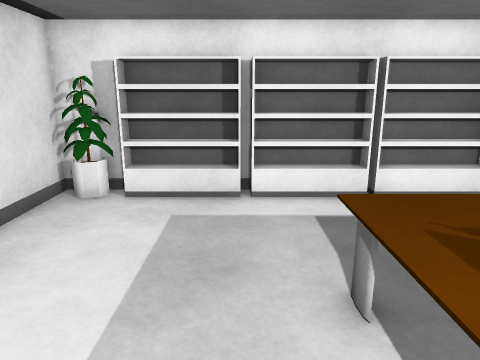
[1] (above)

12 first-person views from a walk through a scene from a Unity 3-D project. The camera is 1.4 m above the floor, tilts 14° down and sees 70° across. Doors are open. The floor is counted in squares, 0.5 m on a side. Each view is taken from the middle of a square. On the plan, view 1 faces up. The plan holds only what a view shows up to about 20 squares ahead; the rest is blank. The place goes on beyond the plan. The player character is not drawn. Some animated figures are left out.

[2]
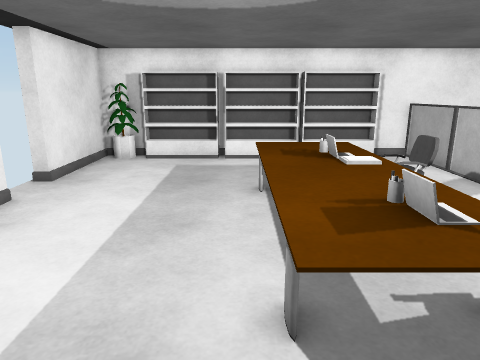

[3]
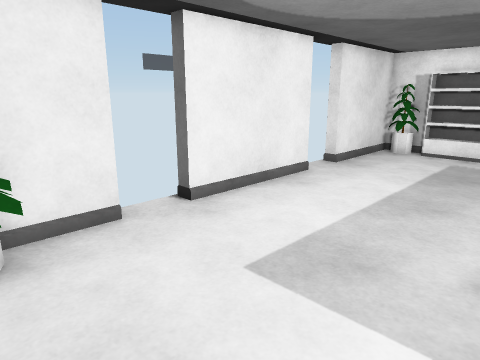

[4]
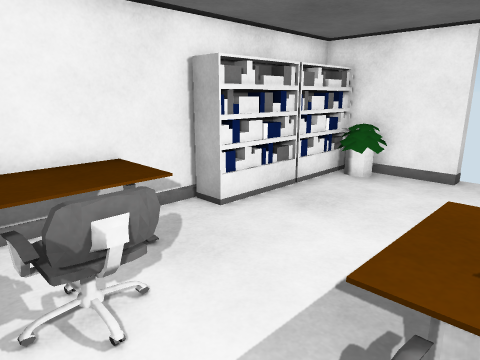

[5]
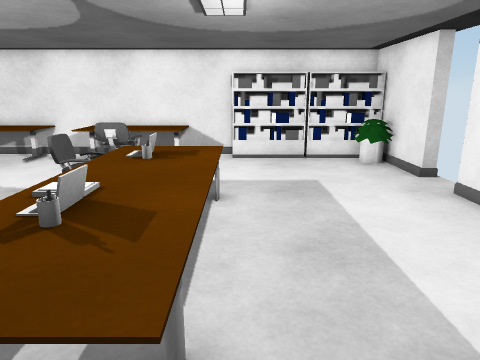

[6]
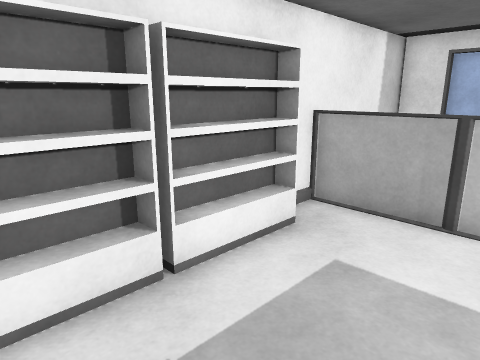

[7]
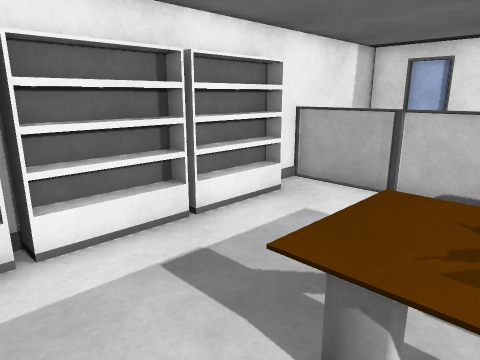

[8]
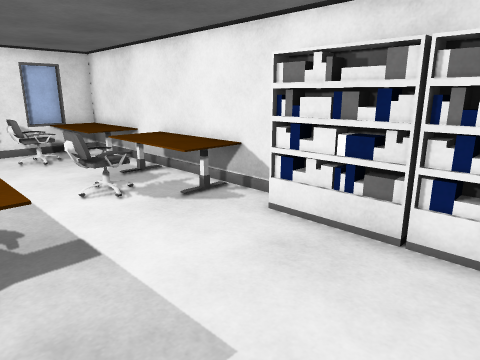

[9]
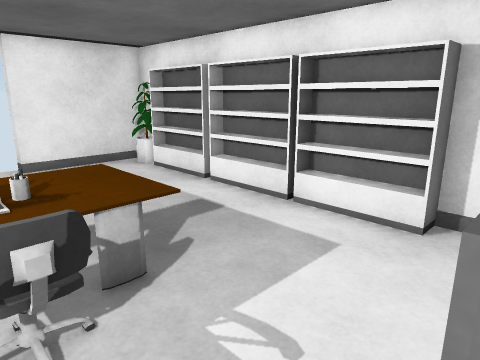

[10]
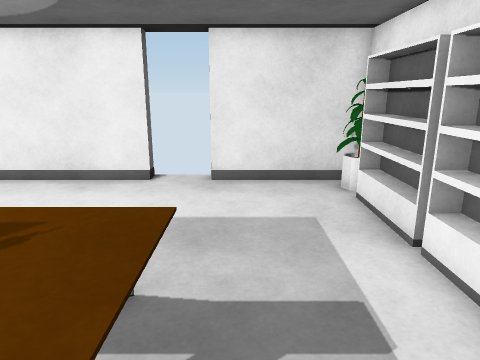

[11]
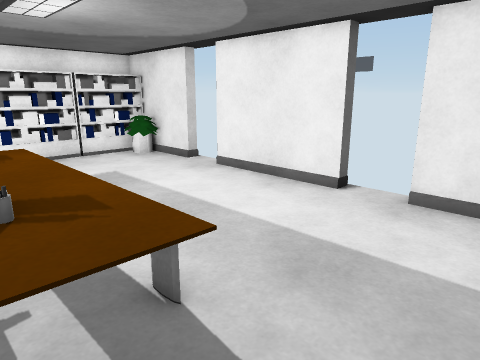

[12]
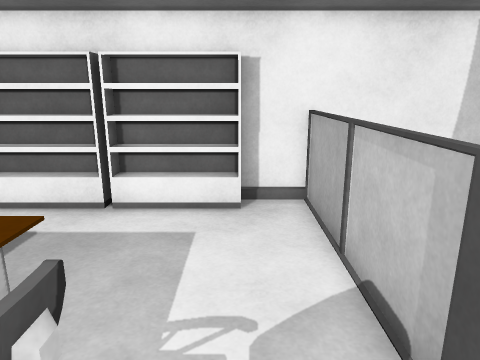

### Floor plan
Key: @ floor where view 1 was taken; # wall or solid block; . floor; D open door; = window, fence, low wall or low ledge; C chair; O other object.
Columns run from 6 left of view 1 to 13 right of it. Each row starts with its distance up from view 1.
 10             #####
  9  #############.=
  8  #.............=
  7  #.............=
  6 ##.............=
  5 DD......####...=
  4 DD......####...=
  3 DD......##### .#
  2 ##......####C  .
  1  #......#### .
  0  #....@.####
 -1  #......####
 -2 ##......####=.
 -3 DD......####.
 -4 DD...............
 -5 ##.........#O.....O
 -6  #.........##....###
 -7  #O.......=##=#.###
 -8  #######.=####=.=#
 -9       ##.=####=.=#
-10        ####  #####

Where each view was taken, in squares from view 1:
view 1: 0 up, 0 right, facing up
view 2: 6 down, 1 right, facing up
view 3: 8 down, 2 right, facing up-left
view 4: 2 down, 7 right, facing down-left
view 5: 7 up, 1 right, facing down
view 6: 5 up, 1 right, facing up-right
view 7: 3 up, 1 left, facing up-right
view 8: 2 down, 4 left, facing down-right
view 9: 2 up, 9 right, facing up-left
view 10: 6 up, 6 right, facing left
view 11: 8 up, 4 right, facing down-left
view 12: 1 up, 7 right, facing up
